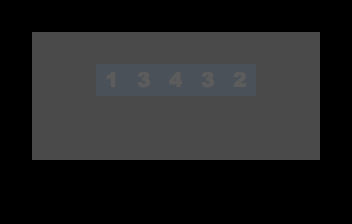

The image is a tile-based game level rendered from a .tmx file. Its description and complete source (layers, tilesets, objects, tile grids) follow:
An orthogonal 11x7 tile map with 32x32 px tiles, 3 tile layers (grid, walls, zonemap) and 24 objects (8x goal, 5x falling, 3x slider_updown, 2x portal, player, ...).

<map version="1.0" orientation="orthogonal" renderorder="right-down" width="11" height="7" tilewidth="32" tileheight="32" nextobjectid="65">
 <properties>
  <property name="_title" value="test" />
  <property name="_zone" value="" />
  <property name="mode" value="merged" />
 </properties>
 <tileset firstgid="1" name="cells" tilewidth="32" tileheight="32">
  <image source="../cells.png" trans="ff00ff" width="128" height="384" />
 </tileset>
 <layer name="grid" width="11" height="7">
  <data>
   <tile gid="16" />
   <tile gid="16" />
   <tile gid="16" />
   <tile gid="16" />
   <tile gid="16" />
   <tile gid="16" />
   <tile gid="16" />
   <tile gid="16" />
   <tile gid="16" />
   <tile gid="16" />
   <tile gid="16" />
   <tile gid="16" />
   <tile gid="1" />
   <tile gid="1" />
   <tile gid="1" />
   <tile gid="1" />
   <tile gid="1" />
   <tile gid="1" />
   <tile gid="1" />
   <tile gid="1" />
   <tile gid="1" />
   <tile gid="16" />
   <tile gid="16" />
   <tile gid="1" />
   <tile gid="1" />
   <tile gid="1" />
   <tile gid="1" />
   <tile gid="1" />
   <tile gid="1" />
   <tile gid="1" />
   <tile gid="1" />
   <tile gid="1" />
   <tile gid="16" />
   <tile gid="16" />
   <tile gid="1" />
   <tile gid="1" />
   <tile gid="1" />
   <tile gid="1" />
   <tile gid="1" />
   <tile gid="1" />
   <tile gid="1" />
   <tile gid="1" />
   <tile gid="1" />
   <tile gid="16" />
   <tile gid="16" />
   <tile gid="1" />
   <tile gid="1" />
   <tile gid="1" />
   <tile gid="1" />
   <tile gid="1" />
   <tile gid="1" />
   <tile gid="1" />
   <tile gid="1" />
   <tile gid="1" />
   <tile gid="16" />
   <tile gid="16" />
   <tile gid="16" />
   <tile gid="16" />
   <tile gid="16" />
   <tile gid="16" />
   <tile gid="16" />
   <tile gid="16" />
   <tile gid="16" />
   <tile gid="16" />
   <tile gid="16" />
   <tile gid="16" />
   <tile gid="16" />
   <tile gid="16" />
   <tile gid="16" />
   <tile gid="16" />
   <tile gid="16" />
   <tile gid="16" />
   <tile gid="16" />
   <tile gid="16" />
   <tile gid="16" />
   <tile gid="16" />
   <tile gid="16" />
  </data>
 </layer>
 <layer name="walls" width="11" height="7">
  <data>
   <tile gid="0" />
   <tile gid="0" />
   <tile gid="0" />
   <tile gid="0" />
   <tile gid="0" />
   <tile gid="0" />
   <tile gid="0" />
   <tile gid="0" />
   <tile gid="0" />
   <tile gid="0" />
   <tile gid="0" />
   <tile gid="0" />
   <tile gid="0" />
   <tile gid="0" />
   <tile gid="0" />
   <tile gid="0" />
   <tile gid="0" />
   <tile gid="0" />
   <tile gid="0" />
   <tile gid="0" />
   <tile gid="0" />
   <tile gid="0" />
   <tile gid="0" />
   <tile gid="0" />
   <tile gid="0" />
   <tile gid="0" />
   <tile gid="0" />
   <tile gid="0" />
   <tile gid="0" />
   <tile gid="0" />
   <tile gid="0" />
   <tile gid="0" />
   <tile gid="0" />
   <tile gid="0" />
   <tile gid="0" />
   <tile gid="0" />
   <tile gid="0" />
   <tile gid="0" />
   <tile gid="0" />
   <tile gid="0" />
   <tile gid="0" />
   <tile gid="0" />
   <tile gid="0" />
   <tile gid="0" />
   <tile gid="0" />
   <tile gid="0" />
   <tile gid="0" />
   <tile gid="0" />
   <tile gid="0" />
   <tile gid="0" />
   <tile gid="0" />
   <tile gid="0" />
   <tile gid="0" />
   <tile gid="0" />
   <tile gid="0" />
   <tile gid="0" />
   <tile gid="0" />
   <tile gid="0" />
   <tile gid="0" />
   <tile gid="0" />
   <tile gid="0" />
   <tile gid="0" />
   <tile gid="0" />
   <tile gid="0" />
   <tile gid="0" />
   <tile gid="0" />
   <tile gid="0" />
   <tile gid="0" />
   <tile gid="0" />
   <tile gid="0" />
   <tile gid="0" />
   <tile gid="0" />
   <tile gid="0" />
   <tile gid="0" />
   <tile gid="0" />
   <tile gid="0" />
   <tile gid="0" />
  </data>
 </layer>
 <layer name="zonemap" width="11" height="7" opacity="0.1">
  <data>
   <tile gid="0" />
   <tile gid="0" />
   <tile gid="0" />
   <tile gid="0" />
   <tile gid="0" />
   <tile gid="0" />
   <tile gid="0" />
   <tile gid="0" />
   <tile gid="0" />
   <tile gid="0" />
   <tile gid="0" />
   <tile gid="0" />
   <tile gid="0" />
   <tile gid="0" />
   <tile gid="0" />
   <tile gid="0" />
   <tile gid="0" />
   <tile gid="0" />
   <tile gid="0" />
   <tile gid="0" />
   <tile gid="0" />
   <tile gid="0" />
   <tile gid="0" />
   <tile gid="0" />
   <tile gid="0" />
   <tile gid="34" />
   <tile gid="38" />
   <tile gid="41" />
   <tile gid="38" />
   <tile gid="37" />
   <tile gid="0" />
   <tile gid="0" />
   <tile gid="0" />
   <tile gid="0" />
   <tile gid="0" />
   <tile gid="0" />
   <tile gid="0" />
   <tile gid="0" />
   <tile gid="0" />
   <tile gid="0" />
   <tile gid="0" />
   <tile gid="0" />
   <tile gid="0" />
   <tile gid="0" />
   <tile gid="0" />
   <tile gid="0" />
   <tile gid="0" />
   <tile gid="0" />
   <tile gid="0" />
   <tile gid="0" />
   <tile gid="0" />
   <tile gid="0" />
   <tile gid="0" />
   <tile gid="0" />
   <tile gid="0" />
   <tile gid="0" />
   <tile gid="0" />
   <tile gid="0" />
   <tile gid="0" />
   <tile gid="0" />
   <tile gid="0" />
   <tile gid="0" />
   <tile gid="0" />
   <tile gid="0" />
   <tile gid="0" />
   <tile gid="0" />
   <tile gid="0" />
   <tile gid="0" />
   <tile gid="0" />
   <tile gid="0" />
   <tile gid="0" />
   <tile gid="0" />
   <tile gid="0" />
   <tile gid="0" />
   <tile gid="0" />
   <tile gid="0" />
   <tile gid="0" />
  </data>
 </layer>
 <objectgroup name="players">
  <object id="23" type="player" x="79.6667" y="112.333" />
 </objectgroup>
 <objectgroup name="enemies">
  <object id="24" type="slider_updown" x="111.333" y="145.333" />
  <object id="25" type="slider_updown" x="239.667" y="144.667" />
  <object id="26" type="slider_updown" x="176.333" y="111.667" />
 </objectgroup>
 <objectgroup name="items">
  <object id="27" type="zone1" x="304" y="46.6667" />
  <object id="28" type="goal" x="142.667" y="112" />
  <object id="29" type="goal" x="207" y="112" />
  <object id="45" type="goal" x="110" y="146.333" />
  <object id="46" type="goal" x="177.667" y="144.333" />
  <object id="47" type="goal" x="238.667" y="144.667" />
  <object id="53" type="goal" x="112.333" y="80" />
  <object id="56" type="goal" x="174.667" y="77.6667" />
  <object id="57" type="goal" x="240" y="79" />
  <object id="62" type="zone2" x="45" y="46.6667" />
  <object id="63" type="zone3" x="45.3333" y="142" />
  <object id="64" type="zone4" x="302" y="140.667" />
 </objectgroup>
 <objectgroup name="powerups">
  <object id="59" type="slide" x="79.3333" y="112" />
 </objectgroup>
 <objectgroup name="portals">
  <object id="30" type="portal" x="47.3333" y="78.6667">
   <ellipse />
  </object>
  <object id="31" type="portal" x="301.333" y="112.667">
   <ellipse />
  </object>
 </objectgroup>
 <objectgroup name="cells" opacity="0.17">
  <object id="32" type="falling" x="111" y="78.3333" />
  <object id="35" type="falling" x="143.667" y="80" />
  <object id="36" type="falling" x="175.667" y="79.3333" />
  <object id="39" type="falling" x="207.667" y="79" />
  <object id="40" type="falling" x="240" y="79.3333" />
 </objectgroup>
</map>
